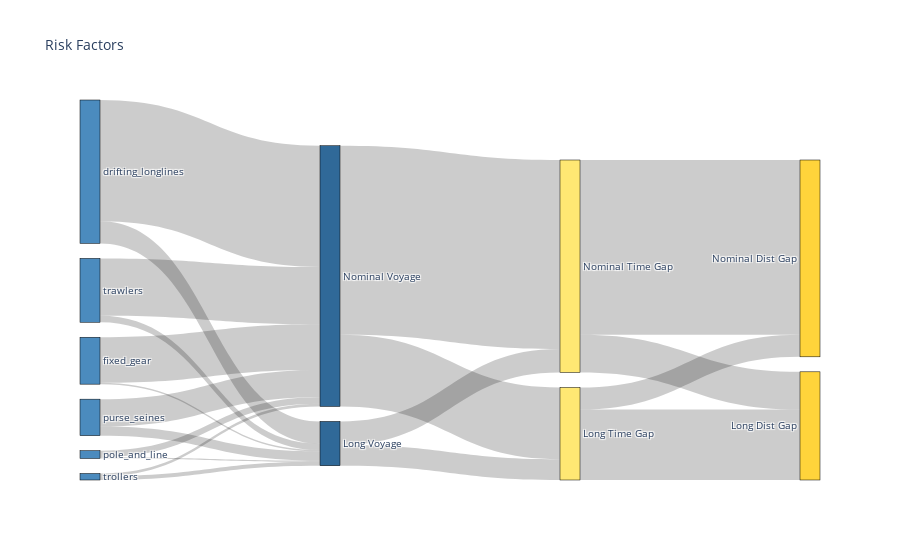

Notebook cell for this chart:
### Code cell
fig=genSankey(dff,cat_cols=['type','risk-v-label','risk-t-label','risk-d-label'],\
              value_cols='flow', \
              title='Risk Factors')
iplot(fig)
plotly.offline.plot(fig, validate=False)

### Figure 1 — Plotly figure (JSON) as saved in the notebook; plotly's stock layout.template omitted (floating-point values rounded to 4 significant figures)
{"data": [{"link": {"source": [8, 8, 7, 7, 9, 9, 6, 6, 1, 1, 5, 5, 4, 4, 3, 3, 0, 0, 2, 2], "target": [10, 11, 8, 9, 10, 11, 8, 9, 7, 6, 7, 6, 7, 6, 7, 6, 7, 6, 7, 6], "value": [54, 17, 16, 18, 29, 134, 55, 145, 17, 93, 1, 35, 1, 5, 7, 21, 5, 44, 3, 2]}, "node": {"color": ["#4B8BBE", "#4B8BBE", "#4B8BBE", "#4B8BBE", "#4B8BBE", "#4B8BBE", "#306998", "#306998", "#FFE873", "#FFE873", "#FFD43B", "#FFD43B"], "label": ["trawlers", "drifting_longlines", "trollers", "purse_seines", "pole_and_line", "fixed_gear", "Nominal Voyage", "Long Voyage", "Long Time Gap", "Nominal Time Gap", "Long Dist Gap", "Nominal Dist Gap"], "line": {"color": "black", "width": 0.5}, "pad": 15, "thickness": 20}, "type": "sankey"}], "layout": {"font": {"size": 10}, "title": {"text": "Risk Factors"}}}
